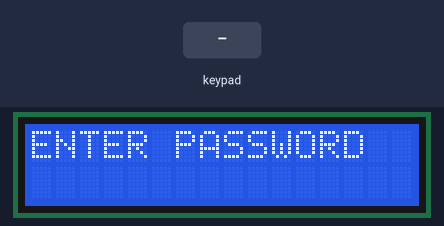
A sketch run on a simulated Arduino Uno, built with avr-gcc and run on an emulated ATmega328P. Shown: 16×2 character LCD. Inputs (shaded band) come from the test bench.

Above: at 13.2 s.
13.3 s: keypad keys 1 9 1 8 5 1 7 pressed 0.4 s apart
At 13.7 s:
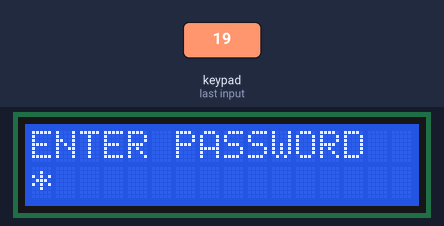
At 17.3 s:
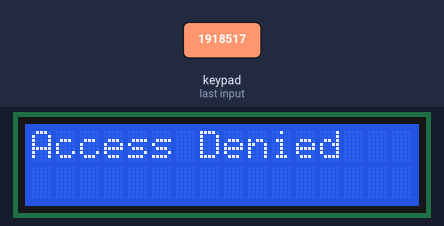
17.6 s: key '1' pressed
20.6 s: key '2' pressed
At 22.1 s:
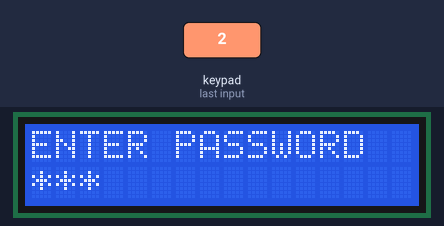
Timing chart, 0 to 23.6 s (numbered marks = the images above; inputs shaded):
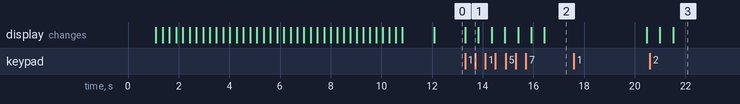

Measured:
- after the input at 13.3 s, the display: changes at once (image 1)
- after the input at 20.6 s, the display: first differs from a run without the input after 0.91 s (image 3)

The sketch:

Password_Check.ino
```cpp
#include <Keypad.h>
#include <LiquidCrystal_I2C.h>
// <<<<<<<<<<<<<<< Macro definitions >>>>>>>>>>>>>>>>>>
#define LCD_Raw   2
#define LCD_Col   16
#define Key_Raw   4
#define Key_Col   4

char password[6],i;

// <<<<<<<<<<<<<<< Variables definition >>>>>>>>>>>>>>>>
char Keypad_Value[Key_Raw][Key_Col] =
{
  { '1'  , '2' , 3 , 'A'},
  {'4'  , '5' , 6 , 'B'},
  { '7'  , '8' ,  '9' , 'C'},
  {'*' , '0' , 'S' , 'D'}
};
byte pin_rows[Key_Raw]      = {19, 18, 5, 17}; // GPIO19, GPIO18, GPIO5, GPIO17 connect to the row pins
byte pin_column[Key_Col] = {16, 4, 2, 15};   // GPIO16, GPIO4, GPIO0, GPIO2 connect to the column pins
LiquidCrystal_I2C lcd(0x27, LCD_Col, LCD_Raw);
String messageToScroll = "Welcome to my LAB ^-^" ;
Keypad keypad = Keypad( makeKeymap(Keypad_Value), pin_rows, pin_column, Key_Raw, Key_Col );

// <<<<<<<<<<<<<<< Function definitions >>>>>>>>>>>>>>>>>>
void scrollText(int row, String message, int delayTime, int lcdColumns) {
  for (int i=0; i < lcdColumns; i++) {
    message = " " + message;
  }
  message = message + " ";
  for (int pos = 0; pos < message.length(); pos++) {
    lcd.setCursor(0, row);
    lcd.print(message.substring(pos, pos + lcdColumns));
    delay(delayTime);
  }
}

// <<<<<<<<<<<<<<<<<<<<< Main Loop >>>>>>>>>>>>>>>>>>>>>>>>
void setup() {
  // put your setup code here, to run once:
  lcd.init();
  lcd.backlight();
  // <<<<<<<<<<<<<<<<< LCD Start >>>>>>>>>>>>>>>
  lcd.setCursor(0, 0);
  lcd.print("Hello, Ziad ^-^ ");
  delay(1000);
  lcd.clear();
  lcd.setCursor(0,1);
  scrollText(1, messageToScroll, 250, LCD_Col);
  delay(1000);
  lcd.clear();
}

void loop() {
  first:
  lcd.clear();
   lcd.print("ENTER PASSWORD");
   lcd.setCursor(0,1);
  do
 {
  char key = keypad.getKey();// Read the key
  if (key){
    Serial.print("Key Pressed : ");
    Serial.println(key);
    password[i]=key;
    i++;
    lcd.print('*');
    delay(500);
  }
 }
 while(i<6);
 i=0;
  if(password[0]=='1'&&password[1]=='2'&&password[2]=='4'&&password[3]=='5'&&password[4]=='7'&&password[5]=='8')
  {
    lcd.clear();
    lcd.print("AccessAuthorized");
    lcd.setCursor(1,0);
    scrollText(1, "Welcome Back Ziad ^-^", 250, LCD_Col);
    delay(4000);
    goto first;
  }
  else
  {
    lcd.clear();
    lcd.print("Access Denied");
    delay(4000);
    goto first;
  }

}
```
